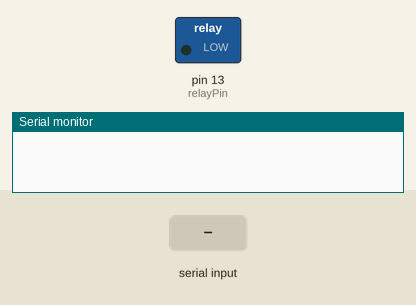
Recording of a sketch running on a simulated Arduino Uno, built with avr-gcc and run on an emulated ATmega328P. Shown: switched loads named in the sketch (green lamp = pin HIGH), the last lines printed to the serial monitor. The test bench sets the inputs (shaded band).

Above: at 1.2 s.
1.3 s: "H" received over Serial
At 2.1 s:
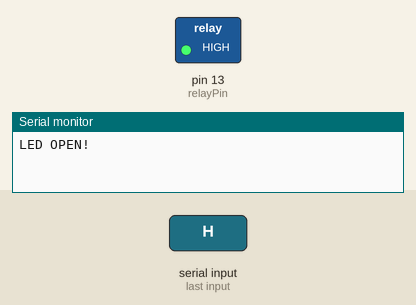
2.8 s: "L" received over Serial
At 3.3 s:
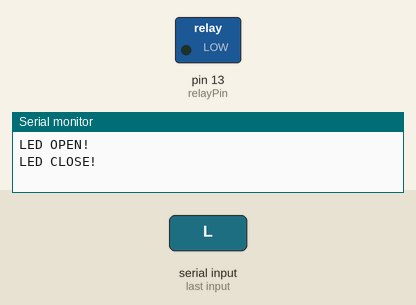
Timing chart, 0 to 5.8 s (numbered marks = the images above; inputs shaded):
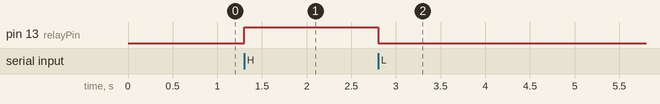

Measured:
- after the input at 1.3 s, pin 13 (relayPin): LOW → HIGH at once
- after the input at 2.8 s, pin 13 (relayPin): HIGH → LOW at once

The sketch:

24-Relay.ino
```cpp
/*
   Relay
   继电器控制，通过串口控制继电器开关LED灯
*/
int incomedate = 0;
int relayPin = 13; //继电器引脚

void setup() {
  pinMode(relayPin, OUTPUT);
  Serial.begin(9600); //设置串口波特率9600
}

void loop() {

  if (Serial.available() > 0)//串口接收到数据
  {
    incomedate = Serial.read();//获取串口接收到的数据
    if (incomedate == 'H')
    {
      digitalWrite(relayPin, HIGH);
      Serial.println("LED OPEN!");
    } else if (incomedate == 'L')
    {
      digitalWrite(relayPin, LOW);
      Serial.println("LED CLOSE!");
    }
  }

}
```
